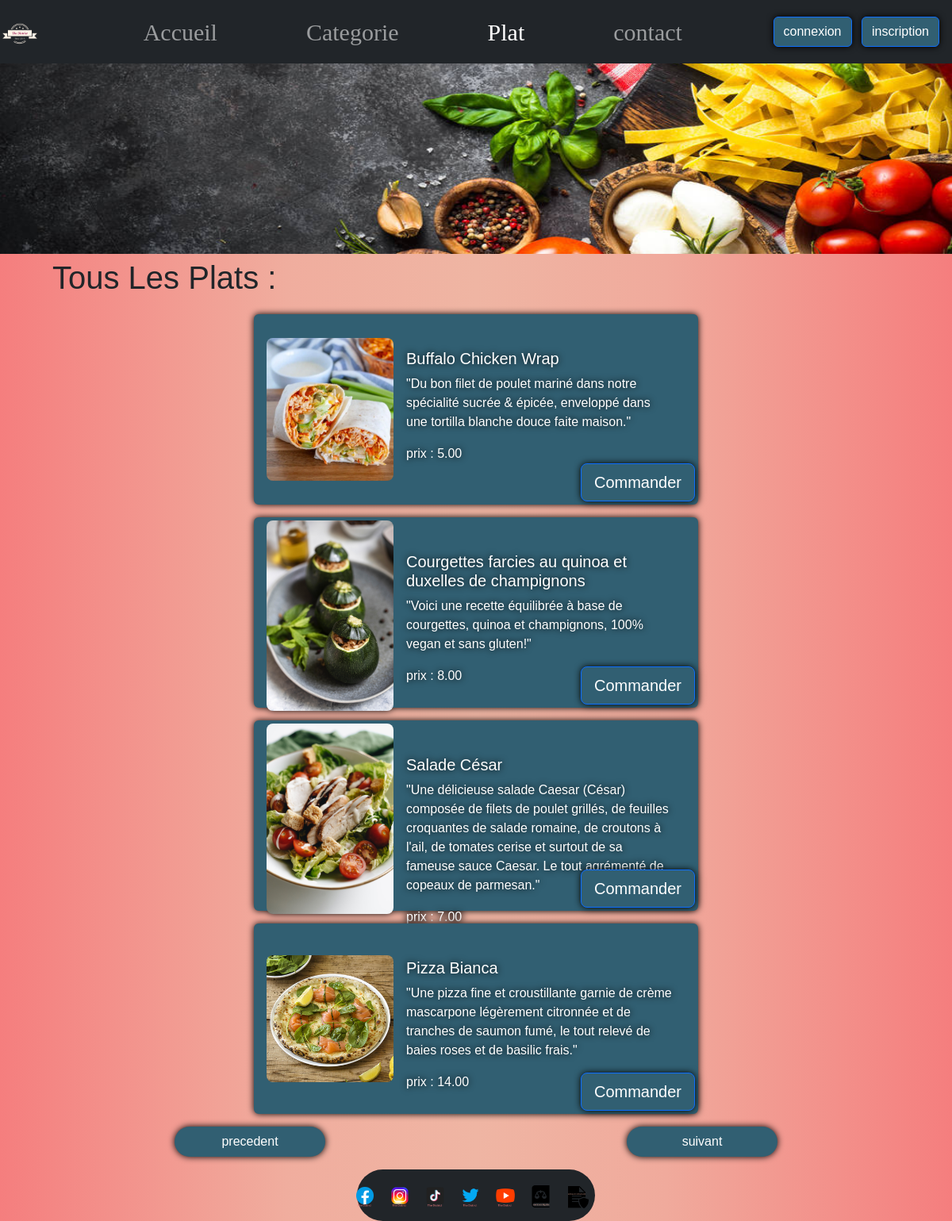
/php/plat.php, run on the app's committed database.
### tables this page shows
CREATE TABLE
  `plat` (
    `id` int AUTO_INCREMENT PRIMARY KEY,
    `libelle` varchar(100) NOT NULL,
    `description` text NOT NULL,
    `prix` decimal(10, 2) NOT NULL,
    `image` varchar(255) NOT NULL,
    `id_categorie` int REFERENCES `categorie` (id),
    `active` varchar(10) NOT NULL
  );

### php/class/DAO.php (called while the page is built, shortened)
<?php
class requete
{
    protected $_conn;
    private $_selectall;
    private $_select;
    public function setConnection($servername,$dbname,$username,$password){
        try {
            $conn = new PDO("mysql:host=$servername;dbname=$dbname", $username, $password);
            $conn->setAttribute(PDO::ATTR_ERRMODE, PDO::ERRMODE_EXCEPTION);
            $this->_conn = $conn;
        } catch(PDOException $e) {
            echo "Erreur de connexion à la base de données: " . $e->getMessage();
        }
    }
        public function setSelectcondition($table,$condition){
            if($table == 'plat' && $condition == 'plusvendue'){
                $this->_select = $this->_conn->prepare("SELECT p.id,p.id_categorie,c.id_plat,SUM(quantite) as quantite_vendue,SUM(quantite)*prix as rentabilite,p.libelle,p.description,p.prix,p.image
                                                    FROM commande c LEFT JOIN plat p ON c.id_plat =p.id
                                                        WHERE c.etat != 'Annulée'  GROUP BY c.id_plat
                                                            ORDER BY rentabilite DESC;");
                } elseif ($table == 'plat' && $condition == 'toutlesplat') {
                    $this->_select = $this->_conn->prepare("SELECT plat.libelle AS platnom, plat.prix, plat.image, plat.description, categorie.libelle AS catnom ,plat.id
                                                FROM plat LEFT JOIN categorie on plat.id_categorie = categorie.id
                                                    ORDER BY categorie.libelle DESC");
                } else {
                    echo 'table introuvable';
                }
        }
    public function getSelectall($allforone) {
        if ($allforone == 'all'){
            try {
                $this->_select->execute();
                $this->_selectall = $this->_select->fetchAll();
            } catch (PDOException $e) {
                echo 'Erreur lors de l\'exécution de la requête : ' . $e->getMessage();
            };
        }
        return $this->_selectall;
    }
}
?>

### php/plat.php (the view, shortened to what this page needs)
<?php
require_once('header.php');
require('class/DAO.php');
?>
<?php
$p = new requete();
$p->setConnection($servername,$dbname,$username,$password);
if(isset($_GET['numcat']) || isset($_SESSION['numcat'])){
  if(isset($_GET['numcat'])){
    $stocknum = intval($_GET['numcat']);
  } elseif(isset($_SESSION['numcat'])){
        $stocknum = intval($_SESSION['numcat']);
        unset($_SESSION['numcat']);
  }
  $p->setSelectcondition('plat',$stocknum);
  $cat = new requete();
  $cat->setConnection($servername,$dbname,$username,$password);
  $cat->setSelectone('categorie',$stocknum);
  $resultcat = $cat->getSelectall('one');
  unset($cat);
} elseif(isset($_SESSION['recherche'])) {
  $p->setRecherche($_SESSION['recherche']);
  unset($_SESSION['recherche']);
} else {
  $p->setSelectcondition('plat','toutlesplat');
}
$result = $p->getSelectall('all');
?>
<div id="Titre" class="container">
    <div class="fs-1 ms-md-4"><?php if(isset($resultcat)){echo 'Toutes Les '.$resultcat['libelle'].'s';} else {echo 'Tous Les Plats';}?> :</div>
</div>
<div id="checkplathtml" class="g-0 p-0 row justify-content-center">
<?php
            $i = 1;
            $nbpage = 1;
            echo '<form action="commande.php" method="get">';
                foreach($result as $plat){
                  if (($i+3)%4 == 0) {
                    echo '<div id="page'.$nbpage.'" class="container">';
                    $nbpage++;
                  }
                  if($i % 2 != 0) {echo '<div class="row justify-content-center">';}
                  echo '<div class="card col-4 flex-row mt-3 mx-md-5" style="width: 35rem">
                          <img src="../img/food/'.$plat['image'].'" class="rounded-3 img-fluid m-auto" alt="'.$plat['platnom'].'food" style="width: 10rem; height: fit-content;">
                        <div class="card-body">
                          <h5 class="card-title mt-md-4">'.$plat['platnom'].'</h5>
                          <p class="card-text">"'.$plat['description'].'"</p>
                          <p class="card-text">prix : '.$plat['prix'].'</p>
                          <div class="d-flex justify-content-end">
                            <button type="submit" class="d-none d-md-block btn btn-primary btn-lg position-absolute bottom-0 end-0" name="platcom" value="'.$plat['id'].'">Commander</button>
                            <button type="submit" class="d-block d-md-none btn btn-primary btn-lg position-absolute bottom-0 start-0" name="platcom" value="'.$plat['id'].'">Commander</button>
                            </div>
                        </div>
                        </div>';
                  if($i % 2 == 0){echo '</div>';}
                  if ($i % 4 == 0 ) {
                        echo '</div>';}
                  $i++;
                };
                echo '</form>';
            ?>
            </div>
    <div id="boutonarmy" class="container <?php if($i<4) echo 'd-none';?>">
    <div id="yop" class="row justify-content-around mt-3">
        <button class=" btn rounded-pill col-md-2 col-4" type="button" id="precedent">precedent</button>
        <button class=" btn rounded-pill col-md-2 col-4" type="button"  id="suivant"> suivant</button>
    </div>
    </div>
    <?php require_once('footer.php') ?>

### css/plat.css (style rules this page uses)
body { font-family: Arial, "Times New Roman", sans-serif; width: 100vw; background: rgb(245,126,126); background: linear-gradient(90deg, rgba(245,126,126,1) 0%, rgba(240,173,158,1) 30%, rgba(239,181,163,1) 50%, rgba(240,170,156,1) 70%, rgba(245,126,126,1) 100%); }
.card { background-color: #315F72; border: 4px solid #315F72; height: 30vh; filter:drop-shadow( 0 0 0.25rem black) }
.card-title { color: white; filter:drop-shadow( 0 0 0.25rem black) }
.card-body { float: right; }
.btn { filter:drop-shadow( 0 0 0.25rem black); transition: all 0.25s; }
button.btn { background-color: #315F72; }
p { color: white; filter:drop-shadow( 0 0 0.25rem black) }
.row button { color: white; }

### data on the page
plat: image (picture), libelle "Buffalo Chicken Wrap", description "Du bon filet de poulet mariné dans notre spécialité sucrée & épicée, enveloppé dans une tortilla blanche douce faite maison.", prix "5.00", $plat['id'] 9 (drawn)
plat: image (picture), libelle "Courgettes farcies au quinoa et duxelles de champignons", description "Voici une recette équilibrée à base de courgettes, quinoa et champignons, 100% vegan et sans gluten!", prix "8.00", $plat['id'] 15 (drawn)
plat: image (picture), libelle "Salade César", description "Une délicieuse salade Caesar (César) composée de filets de poulet grillés, de feuilles croquantes de salade romaine, de croutons à l'ail, de tomates cerise et surtout de sa fameuse sauce Caesar. Le tout agrémenté de copeaux de parmesan.", prix "7.00", $plat['id'] 13 (drawn)
plat: image (picture), libelle "Pizza Bianca", description "Une pizza fine et croustillante garnie de crème mascarpone légèrement citronnée et de tranches de saumon fumé, le tout relevé de baies roses et de basilic frais.", prix "14.00", $plat['id'] 5 (drawn)
